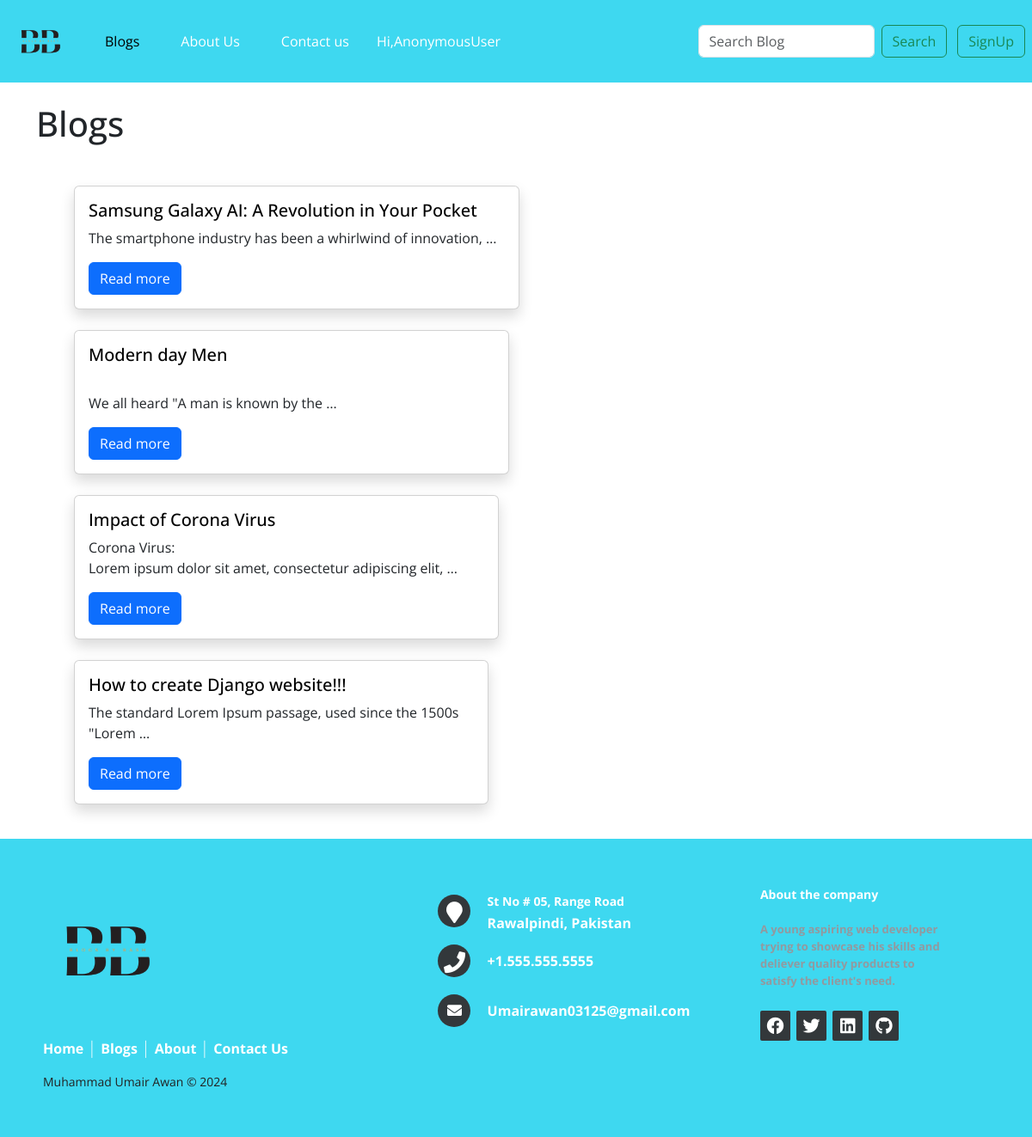
Before: /Blogs/ with the older database file.
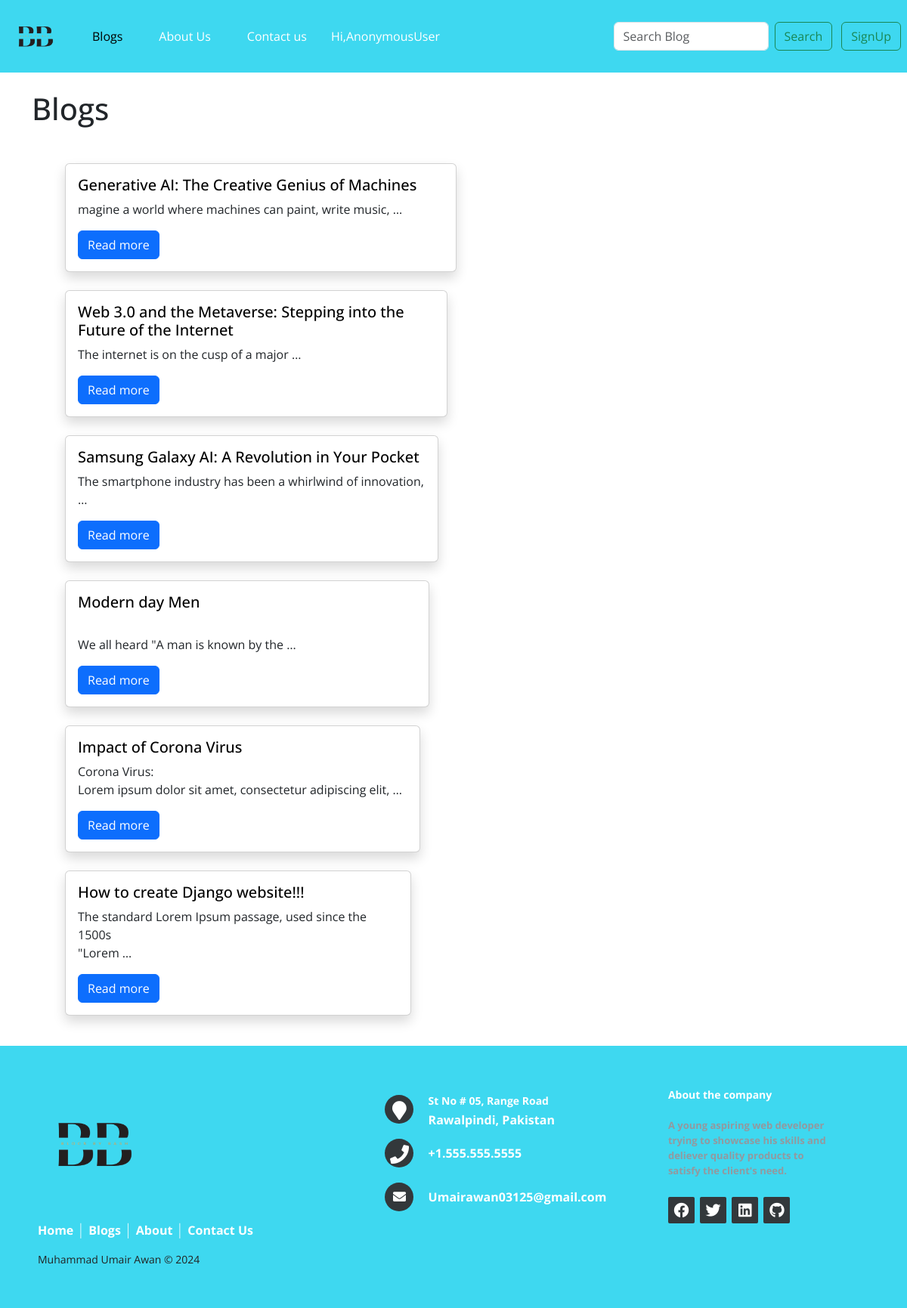
After: the same page with the newer database file.
### Blog_Website/models.py (models this page shows, shortened)
class Post(models.Model):
    title = models.CharField(max_length=255)
    tag = models.CharField(max_length=50)
    description = HTMLField()
    auther = models.CharField(max_length=50)
    date_created = models.DateTimeField(auto_now_add=True)
    class Meta:
        ordering = ['-date_created']

### Blog_Website/views.py (the view)
# urls.py: path('Blogs/', views.blogView, name='Blogs'),
def blogView(request ):
    context ={}
    context["dataset"] = Post.objects.all()
    return render(request, 'Blogs.html', context)

### Blog_Website/templates/Blogs.html (shortened to what this page needs)
{% extends 'navbar.html' %}
{% block content %}
{% load static %}
<!DOCTYPE html>
<html lang="en">
<head>
  <div class="container">
    <h1 class="my-4">Blogs</h1>
    <br>
    <link href="https://cdn.jsdelivr.net/npm/bootstrap@5.3.2/dist/css/bootstrap.min.css" rel="stylesheet"
>
</head>
<body>
  <div class="container">
    <ol>
      {% for b in dataset %}
      <div class="row">
        <div class="col-sm-6 mb-3 mb-sm-0">
          <div class="card shadow">
            <div class="card-body">
              <a href="{% url 'desc' b.id %}" style="text-decoration: none; color: black;">
                <h5>{{ b.title }}</h5>
              </a>
              {% with description_lines=b.description|striptags|linebreaksbr|truncatewords:9 %}
              <p class="card-text">{{ description_lines|safe }}</p>
              {% endwith %}
              <a class="btn btn-primary" href="{% url 'desc' b.id %}" role="button">Read more</a>
            </div>
          </div>
          <br>
        </div>
        {% endfor %}
    </ol>
    </div>
</body>
</html>
{% include 'Footer.html' %}
{% endblock %}

Changed rows visible on the page:
added Post: title "Generative AI: The Creative Genius of Machines", value "magine a world where machines can paint, write music, …"
added Post: title "Web 3.0 and the Metaverse: Stepping into the Future of the Internet", value "The internet is on the cusp of a major …"
